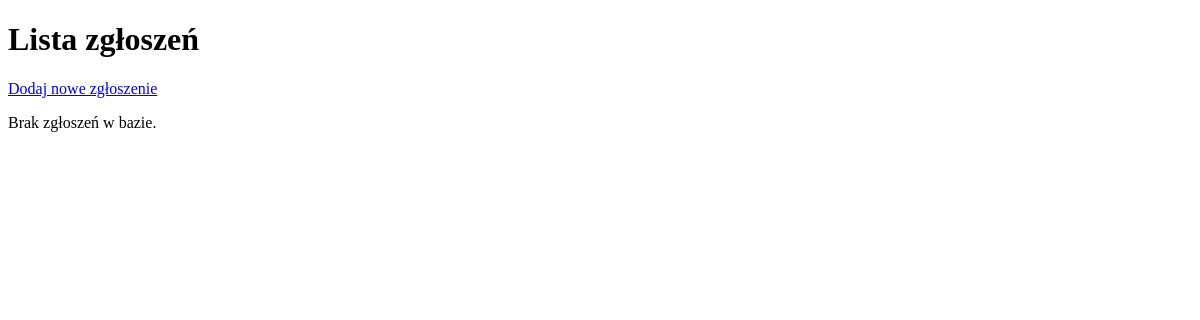
The app's page /tickets, older data.
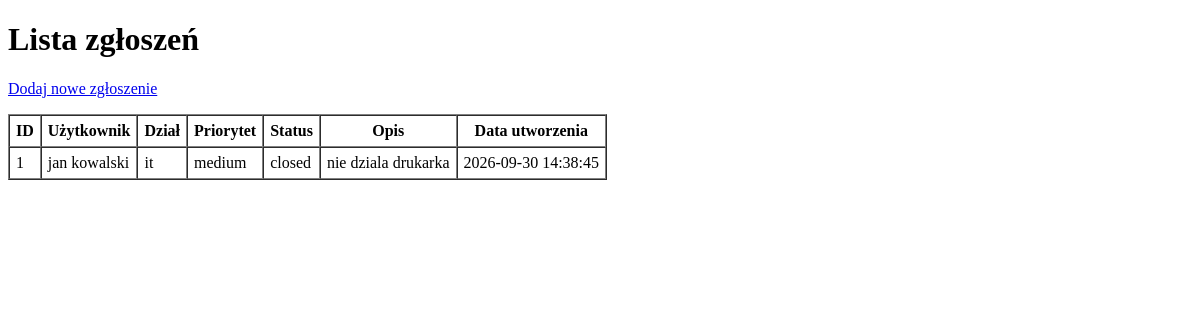
The same page, newer data.
### tables this page shows
CREATE TABLE tickets (
                id INTEGER PRIMARY KEY AUTOINCREMENT,
                user_id INTEGER NOT NULL,
                description TEXT NOT NULL,
                status TEXT NOT NULL DEFAULT 'open',
                priority TEXT NOT NULL DEFAULT 'medium',
                created_at TEXT NOT NULL,
                closed_at TEXT,
                FOREIGN KEY (user_id) REFERENCES users(id) ON DELETE RESTRICT
            );

CREATE TABLE users (
                id INTEGER PRIMARY KEY AUTOINCREMENT,
                name TEXT NOT NULL UNIQUE,
                department TEXT NOT NULL
            );

### Helpdesk Lite/web.py (the view)
@app.route("/tickets")
def list_tickets():
    try:
        tickets = helpdesk.get_all_tickets()
        return render_template("tickets.html", tickets=tickets)
    except DatabaseError:
        return "Błąd bazy danych.", 500

### Helpdesk Lite/database.py (called while the page is built)
    def _get_connection(self):
        conn = sqlite3.connect(self.db_name)
        conn.execute("PRAGMA foreign_keys = ON;")
        return conn

### Helpdesk Lite/helpdesk.py (called while the page is built)
    def get_all_tickets(self):
        return self.db.get_tickets()

### Helpdesk Lite/templates/tickets.html (shortened to what this page needs)
<!DOCTYPE html>
<html lang="pl">
<head>
</head>
<body>
    <h1>Lista zgłoszeń</h1>
    <p><a href="/tickets/new">Dodaj nowe zgłoszenie</a></p>
    {% if tickets %}
    <table border="1" cellpadding="6" cellspacing="0">
        <thead>
            <tr>
                <th>ID</th>
                <th>Użytkownik</th>
                <th>Dział</th>
                <th>Priorytet</th>
                <th>Status</th>
                <th>Opis</th>
                <th>Data utworzenia</th>
            </tr>
        </thead>
        <tbody>
            {% for t in tickets %}
            <tr>
                <td>{{ t.id }}</td>
                <td>{{ t.user_name }}</td>
                <td>{{ t.department }}</td>
                <td>{{ t.priority }}</td>
                <td>{{ t.status }}</td>
                <td>{{ t.description }}</td>
                <td>{{ t.created_at }}</td>
            </tr>
            {% endfor %}
        </tbody>
    </table>
    {% else %}
    <p>Brak zgłoszeń w bazie.</p>
    {% endif %}
</body>
</html>

Row changes from the older to the newer data that the page shows:
now on this page (row edited): tickets: id "1", user_name "jan kowalski", department "it", priority "medium", status "closed", description "nie dziala drukarka", created_at "2026-09-30 14:38:45"
Text that changed along with them:
text no longer shown: "Brak zgłoszeń w bazie."
text now shown: "ID Użytkownik Dział Priorytet Status Opis Data utworzenia"
